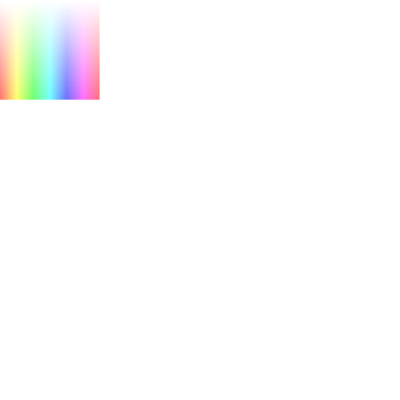
Frame 1 (no input)
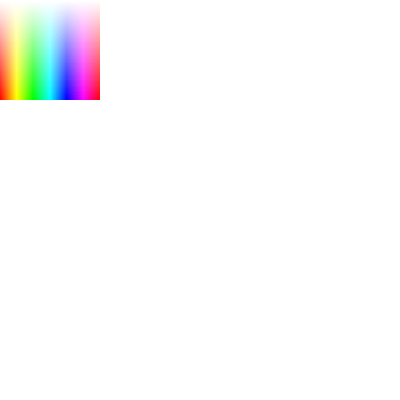
Frame 60 (no input)
Frame 120 (the mouse pressed at the canvas centre since frame 60): identical to frame 60, image omitted

The p5.js sketch that drew these frames (run headless with seeded random() and noise() and a simulated clock; from frame 60 on, the mouse is pressed at the canvas centre):

// p5.js sketch
// ── sketch.js
function setup() {
  createCanvas(400, 400);
}

function draw() {
  colorMode(HSB, 100);
  for (let i = 0; i < 100; i++) {
    for (let j = 0; j < 100; j++) {
      stroke(i, j, 100);
      point(i, j);
    }
  }
}
